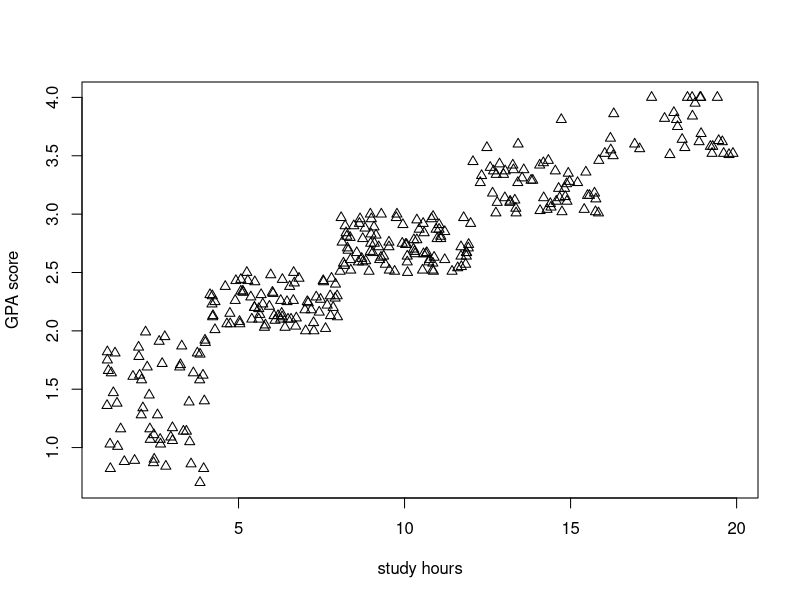
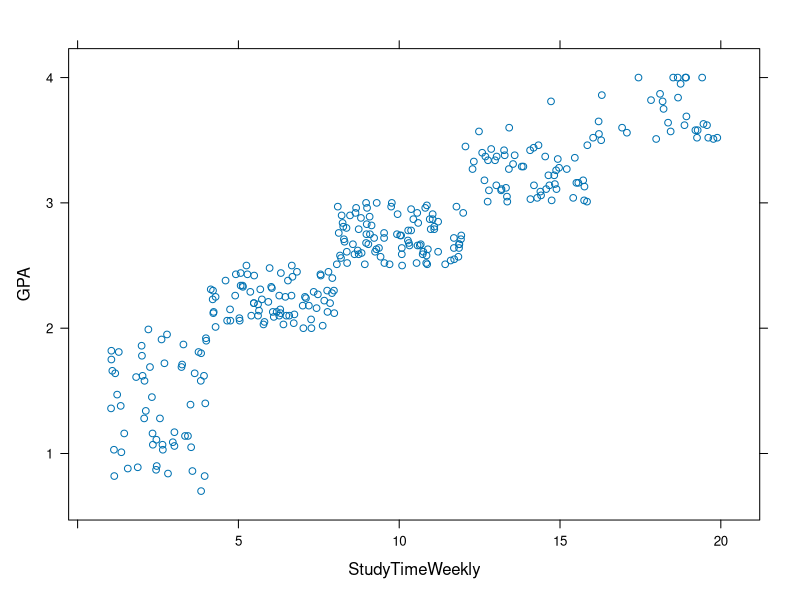
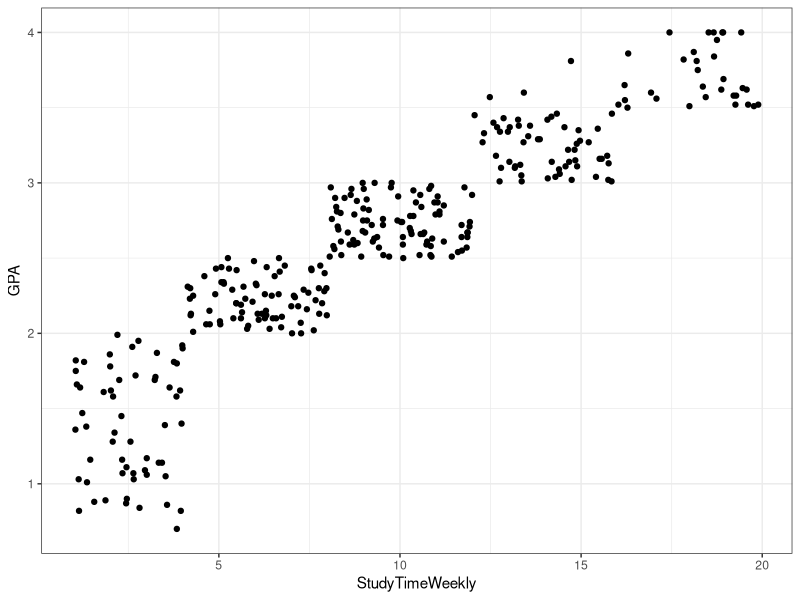
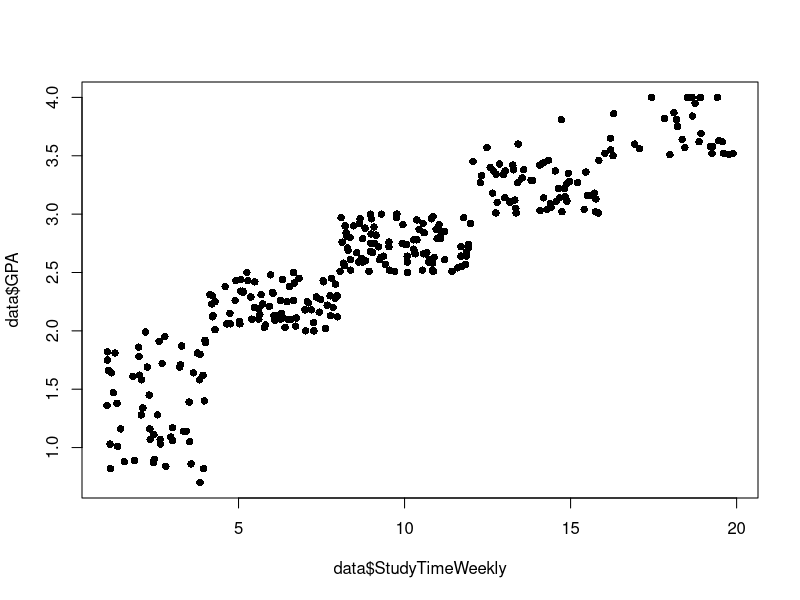
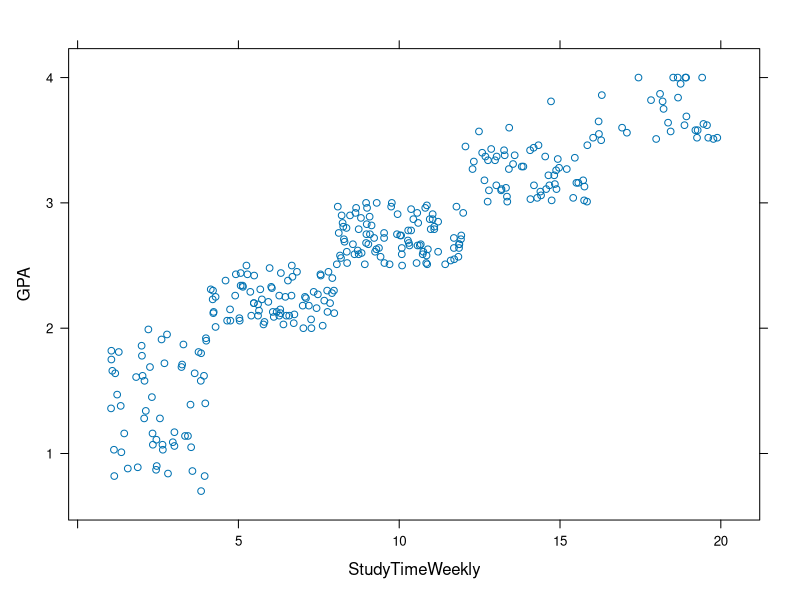
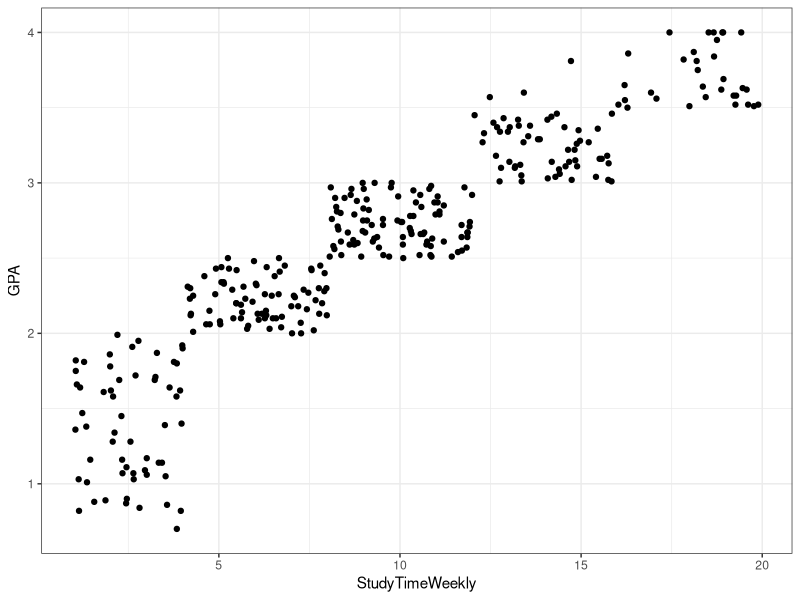
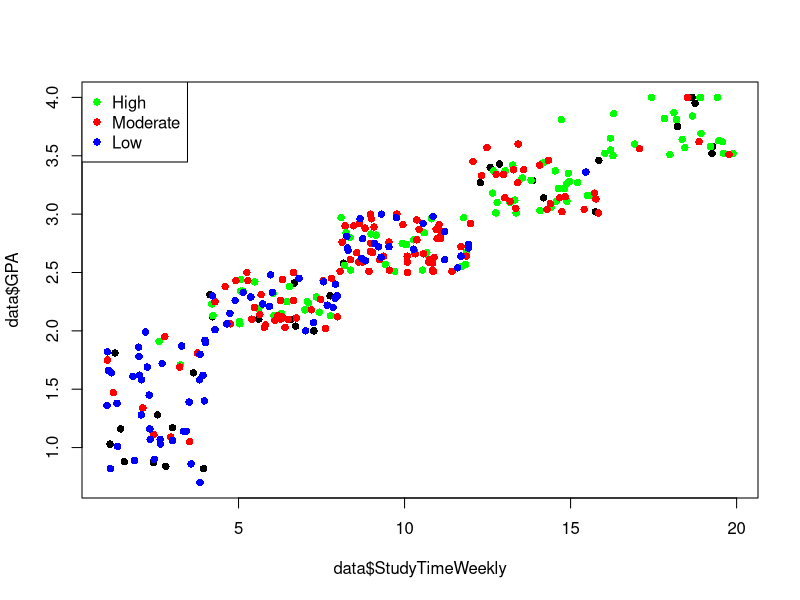
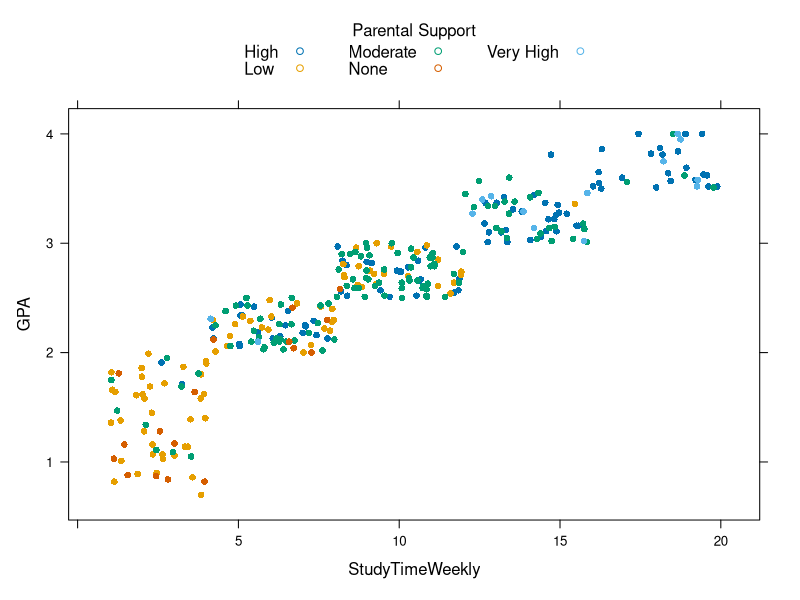

Here is the R script that generated these plots, in order:
###2024 Data Mining-Regression

#Part 1 查看資料集
data <- read.csv("Student_Performance_Data_updated.csv")
View(data)


#Part 2 敘述統計-繪圖

### Base Plotting System 
plot(x = data$StudyTimeWeekly, y = data$GPA, pch = 2,
     xlab = "study hours", ylab = "GPA score")  #畫出離散 >> 了解相關性（正 or 負）

### Lattice 
require(lattice)
install.packages('lattice')
library(lattice)
xyplot(GPA~StudyTimeWeekly, data=data)

### ggplot2 
require(ggplot2)
install.packages('ggplot2')
library(ggplot2)
ggplot(data=data) +
  geom_point(aes(x=StudyTimeWeekly,
                 y=GPA)) +
  theme_bw() 


### Base Plotting System 
plot(x=data$StudyTimeWeekly, y=data$GPA,pch=16)

### Lattice 
require(lattice)
xyplot(GPA~StudyTimeWeekly, data=data)

### ggplot2 
require(ggplot2)
ggplot(data=data) +                       
  geom_point(aes(x=StudyTimeWeekly,          
                 y=GPA)) +
  theme_bw()                              



### Base Plotting System 
plot(x=data$StudyTimeWeekly, y=data$GPA,pch=16)

d1 <- data[data$ParentalSupport=="High", ]
points(x=d1$StudyTimeWeekly, y=d1$GPA,pch=16, col="green")

d2 <- data[data$ParentalSupport=="Moderate", ]
points(x=d2$StudyTimeWeekly, y=d2$GPA,pch=16, col="red")

d3 <- data[data$ParentalSupport=="Low", ]
points(x=d3$StudyTimeWeekly, y=d3$GPA,pch=16, col="blue")

legend("topleft", pch=16,
       legend=c("High","Moderate","Low"), 
       col=c("green", "red", "blue")
       )


### Lattice 
require(lattice)
xyplot(GPA~StudyTimeWeekly, 
       data=data, 
       pch=16,
       group=ParentalSupport, 
       auto.key=list(space="top",
                     columns=3, 
                     cex.title=1, 
                     title="Parental Support",
                     pch=16)  
      )

### ggplot2 
require(ggplot2)
ggplot(data=data) +                       
  geom_point(aes(x=StudyTimeWeekly,           
                 y=GPA,
                 color=ParentalSupport)) +         
  
  theme_bw()                               


### Base Plotting System 
# 重新定義順序
data$ParentalSupport <- factor(data$ParentalSupport, levels = c("None", "Low", "Moderate", "High", "Very High"))

boxplot(StudyTimeWeekly~ParentalSupport, data=data, xlab="Parental Support", ylab="Study Time Weekly")  #在讀書時數上是否離群
boxplot(GPA~ParentalSupport, data=data, xlab="Parental Support", ylab="GPA")  #在成績上是否離群

### ggplot2 
require(ggplot2)
qplot(x=StudyTimeWeekly,      
      y=GPA, 
      data=data, 
      geom="boxplot",    # graph type is boxplot
      color=ParentalSupport)


#Part 3 資料預處理
table(is.na(data))  

summary(data$StudyTimeWeekly)
summary(data$GPA)


#Part 4  迴歸分析

# Step 1: 檢查資料結構，確保 ParentalSupport 是因子類別
str(data)
data$ParentalSupport <- factor(data$ParentalSupport, levels = c("None", "Low", "Moderate", "High", "Very High"))

# Step 2: 建立多元線性迴歸模型
# 將 ParentalSupport 的基準組設為 "None"
data$ParentalSupport <- relevel(data$ParentalSupport, ref = "None")
# 設定 GPA 為因變量，StudyTimeWeekly 為連續自變量，ParentalSupport 為分類自變量
model <- lm(GPA ~ ParentalSupport, data = data)
summary(model)

# Step 3: 模型診斷
# 查看模型物件的名稱
names(model)

# 殘差
model$residuals

# Shapiro-Wilk 正態性檢定（檢查殘差的正態性）
shapiro.test(model$residuals)

# Durbin-Watson 自相關性檢定（檢查殘差的獨立性）
require(car)
install.packages('car')
library(car)
durbinWatsonTest(model)

# 非定常變異檢定（檢查異方差性）
ncvTest(model)

# Step 4: 預測
# 建立一筆新數據，模擬不同的每週讀書時數和父母支持度，預測 GPA
new.data <- data.frame(StudyTimeWeekly = 15, ParentalSupport = "High")
predict(model, new.data)

# Step 5: 共線性檢查
# 檢查多重共線性，尤其是父母支持度的虛擬變數
# vif(model)

# 結束：結合變異數分析，檢查不同父母支持度的平均 GPA 是否顯著不同
anova(model)


